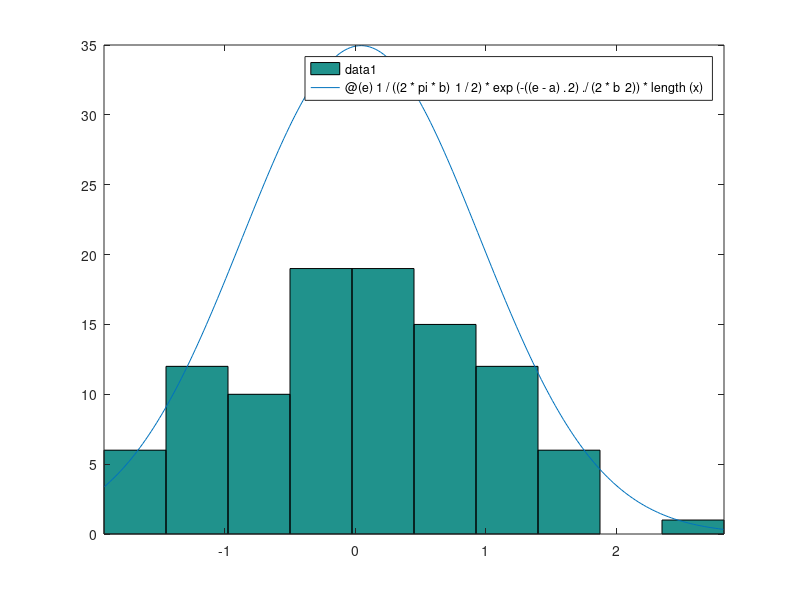

Source code (MATLAB):
x = randn(1,100);

a = mean(x); 
b = var(x); 
p =@(e)1/((2*pi*b)^1/2)*exp(-((e-a).^2)./(2*b^2))* length(x); 
hist(x);
hold on
fplot(p, [min(x) max(x)]);

%Distributia experimentala coincide cu  graficul densitatii de 
%probabilitate.
